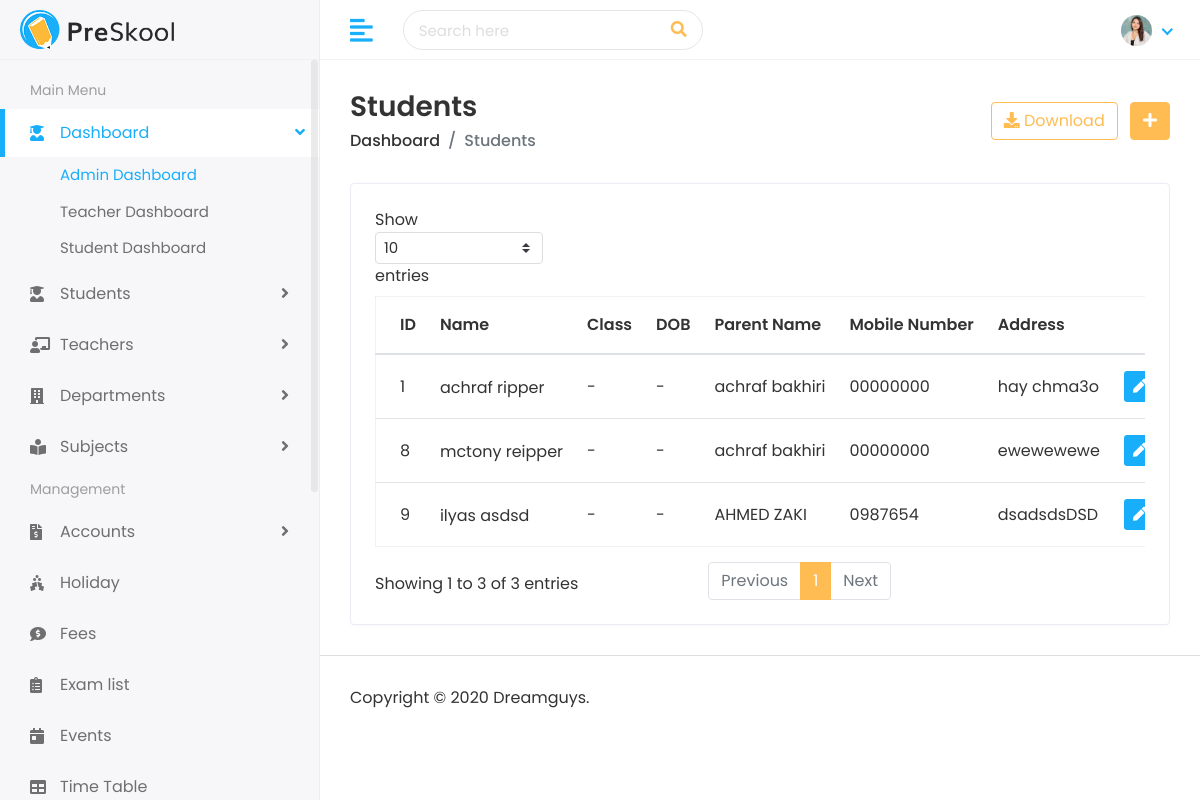
The page /students/ on the database its author committed.
### student/models.py (models this page shows, shortened)
class Student(models.Model):
    nom = models.CharField(max_length=100)
    prenom = models.CharField(max_length=100)
    age = models.IntegerField()
    adresse = models.TextField()
    parent = models.ForeignKey(Parent, on_delete=models.CASCADE)

class Parent(models.Model):
    nom = models.CharField(max_length=100)
    prenom = models.CharField(max_length=100)
    telephone = models.CharField(max_length=20)
    email = models.EmailField()

### student/views.py (the view)
# urls.py: path('students/', views.student_list, name='student_list'),
def student_list(request):
    students = Student.objects.all()
    return render(request, 'students/students.html', {'students': students})

### templates/students/students.html (shortened to what this page needs)
{% extends 'Home/base.html' %} {% load static %} {% block body %}
<div class="page-wrapper">
  <div class="content container-fluid">
    <div class="page-header">
      <div class="row align-items-center">
        <div class="col">
          <h3 class="page-title">Students</h3>
          <ul class="breadcrumb">
            <li class="breadcrumb-item"><a href="">Dashboard</a></li>
            <li class="breadcrumb-item active">Students</li>
          </ul>
        </div>
        <div class="col-auto text-right float-right ml-auto">
          <a href="#" class="btn btn-outline-primary mr-2">
            <i class="fas fa-download"></i> Download
          </a>
          <a href="{% url 'add_student' %}" class="btn btn-primary">
            <i class="fas fa-plus"></i>
          </a>
        </div>
      </div>
    </div>
    <div class="row">
      <div class="col-sm-12">
        <div class="card card-table">
          <div class="card-body">
            <div class="table-responsive">
              <table class="table table-hover table-center mb-0 datatable">
                <thead>
                  <tr>
                    <th>ID</th>
                    <th>Name</th>
                    <th>Class</th>
                    <th>DOB</th>
                    <th>Parent Name</th>
                    <th>Mobile Number</th>
                    <th>Address</th>
                    <th class="text-right">Action</th>
                  </tr>
                </thead>
                <tbody>
                  {% for student in students %}
                  <tr>
                    <td>{{ student.id }}</td>
                    <td>
                      <h2 class="table-avatar">
                        <a href="#">{{ student.nom }} {{ student.prenom }}</a>
                      </h2>
                    </td>
                    <td>-</td>
                    <td>-</td>
                    <td>
                      {{ student.parent.nom }} {{ student.parent.prenom }}
                    </td>
                    <td>{{ student.parent.telephone }}</td>
                    <td>{{ student.adresse }}</td>
                    <td class="text-right">
                      <div class="actions">
                        <a
                          href="{% url 'edit_student' student.id %}"
                          class="btn btn-sm bg-success-light mr-2"
                        >
                          <i class="fas fa-pen"></i>
                        </a>
                      </div>
                    </td>
                  </tr>
                  {% empty %}
                  <tr>
                    <td colspan="8">No students found</td>
                  </tr>
                  {% endfor %}
                </tbody>
              </table>
            </div>
          </div>
        </div>
      </div>
    </div>
  </div>
  <footer>
    <p>Copyright © 2020 Dreamguys.</p>
  </footer>
</div>
{% endblock %}

### static/assets/css/style.css (style rules this page uses)
html { height: 100%; }
body { background-color: #fff; color: #333; font-family: 'Poppins', sans-serif; font-size: 1rem; height: 100%; line-height: 1.5; overflow-x: hidden; }
h1, h2, h3, h4, h5, h6 { font-family: 'Poppins', sans-serif; margin-top: 0; }
ul, ol { padding: 0px; list-style: none; }
.table { color: #333; max-width: 100%; margin-bottom: 0; width: 100%; }
.table.dataTable { border-collapse: collapse !important; border: 1px solid rgba(0, 0, 0, 0.05); }
table.table td h2 { display: inline-block; font-size: inherit; font-weight: 400; margin: 0; padding: 0; vertical-align: middle; }
table.table td h2.table-avatar { align-items: center; display: inline-flex; font-size: inherit; font-weight: 400; margin: 0; padding: 0; vertical-align: middle; white-space: nowrap; }
table.table td h2 a { color: #333; }
.table thead tr th { font-weight: 600; }
.table tbody tr { border-bottom: 1px solid rgba(0, 0, 0, 0.05); }
.table.table-center td, .table.table-center th { vertical-align: middle; }
.card-table .card-body .table > thead > tr > th { border-top: 0; }
.card-table .card-body .table tr td:first-child, .card-table .card-body .table tr th:first-child { padding-left: 1.5rem; }
.card-table .card-body .table tr td:last-child, .card-table .card-body .table tr th:last-child { padding-right: 1.5rem; }
.card-table .table td, .card-table .table th { border-top: 1px solid #e2e5e8; padding: 1rem 0.75rem; white-space: nowrap; }
.btn-primary { background-color: #FFBC53; border: 1px solid #FFBC53; }
.btn-outline-primary { color: #FFBC53; border-color: #FFBC53; }
.card { border: 1px solid #ececf5; box-shadow: 0 1px 3px 0 rgba(0, 0, 0, 0.03); margin-bottom: 1.875rem; }
.card-body { padding: 1.5rem; }
.bg-success-light { background-color: #18aefa; color: #fff; }
footer { padding: 1.875rem 1.875rem; border-top: 1px solid #ddd; }
footer p { margin: 0px; }
.page-wrapper { margin-left: 320px; padding-top: 60px; position: relative; transition: all 0.4s ease; }
.page-wrapper > .content { padding: 1.875rem 1.875rem 0; }
.page-header { margin-bottom: 1.875rem; }
.page-header .breadcrumb { background-color: transparent; color: #6c757d; font-size: 1rem; font-weight: 500; margin-bottom: 0; padding: 0; }
.page-header .breadcrumb a { color: #333; }
.page-title { font-size: 28px; font-weight: 600; color: #333; margin-bottom: 5px; }

### rows shown on the page
Student: id "1", nom "achraf", prenom "ripper", parent.nom "achraf", parent.prenom "bakhiri", parent.telephone "00000000", adresse "hay chma3o"
Student: id "8", nom "mctony", prenom "reipper", parent.nom "achraf", parent.prenom "bakhiri", parent.telephone "00000000", adresse "ewewewewe"
Student: id "9", nom "ilyas", prenom "asdsd", parent.nom "AHMED", parent.prenom "ZAKI", parent.telephone "0987654", adresse "dsadsdsDSD"
